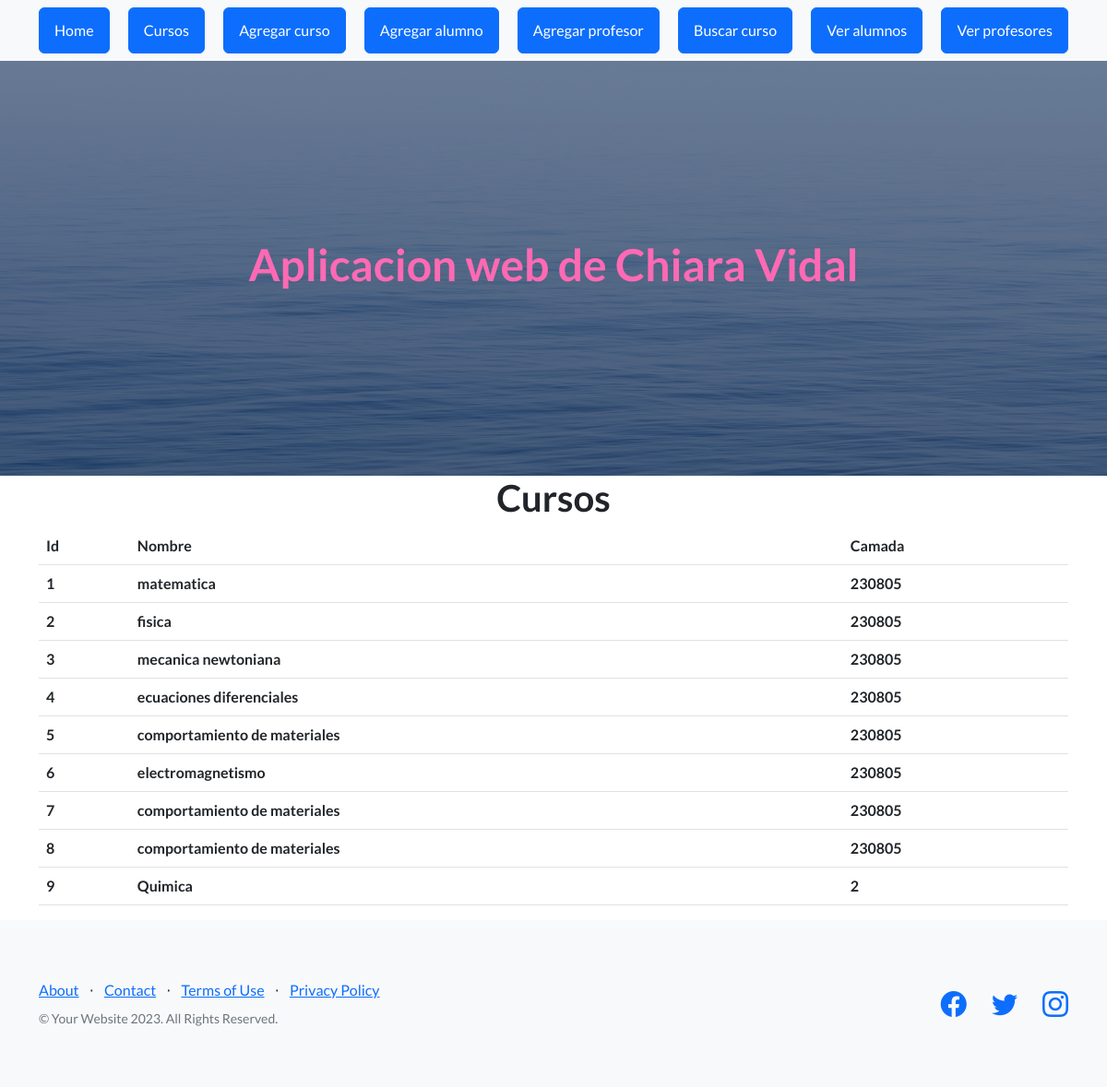
Page /AppChiara/ver_cursos on the committed database.
### AppChiara/models.py (models this page shows)
class Curso(models.Model):
    nombre = models.CharField(max_length=40)
    camada = models.IntegerField()

### AppChiara/views.py (the view)
# urls.py: path("ver_cursos", views.ver_cursos , name="Cursos"),
def ver_cursos(request):
    cursos = Curso.objects.all()
    dicc = {"cursos": cursos}
    plantilla = loader.get_template("cursos.html")
    documento = plantilla.render(dicc)
    return HttpResponse(documento)

### AppChiara/template/cursos.html
{% extends 'padre.html' %}
{% load static %}
{% block contenido %}
<main class="container">
    <h1 class="text-xl-center title"> Cursos </h1>
    <table class="table">
        <thead>
            <tr>
                <th>Id</th>
                <th>Nombre</th>
                <th>Camada</th>
            </tr>
        </thead>
        <tbody>
            {% for n in cursos %}
            <tr>
                <th scope="row">{{n.id}}</th>
                <th>{{n.nombre}}</th>
                <th>{{n.camada}}</th>
            </tr>
            {% endfor %}
        </tbody>
    </table>
</main>
{% endblock %}

### AppChiara/template/padre.html (shortened to what this page needs)
<!DOCTYPE html>
<html lang="en">
    <head>
        {% load static %}
        <link href="https://cdn.jsdelivr.net/npm/bootstrap-icons@1.5.0/font/bootstrap-icons.css" rel="stylesheet" type="text/css" />
        <link href="{% static 'AppChiara/css/styles.css' %}" rel="stylesheet" />
    </head>
    <body>
        <nav class="navbar navbar-light bg-light static-top">
            <div class="container">
                <a class="btn btn-primary" href="{% url 'Home' %}">Home</a>
                <a class="btn btn-primary" href="{% url 'Cursos' %}">Cursos</a>
                <a class="btn btn-primary" href="{% url 'Agregar Curso' %}">Agregar curso</a>
                <a class="btn btn-primary" href="{% url 'Agregar Alumno' %}">Agregar alumno</a>
                <a class="btn btn-primary" href="{% url 'Agregar Profesor' %}">Agregar profesor</a>
                <a class="btn btn-primary" href="{% url 'Buscar Curso' %}">Buscar curso</a>
                <a class="btn btn-primary" href="{% url 'Ver alumnos' %}">Ver alumnos</a>
                <a class="btn btn-primary" href="{% url 'Ver profesores' %}">Ver profesores</a>
            </div>
        </nav>
        <header class="masthead">
            <div class="container position-relative">
                <h1 class="text-center" style="color:hotpink">Aplicacion web de Chiara Vidal</h1>
            </div>
        </header>
   {% block contenido %}
   {% endblock %}
        <footer class="footer bg-light">
            <div class="container">
                <div class="row">
                    <div class="col-lg-6 h-100 text-center text-lg-start my-auto">
                        <ul class="list-inline mb-2">
                            <li class="list-inline-item"><a href="#!">About</a></li>
                            <li class="list-inline-item">⋅</li>
                            <li class="list-inline-item"><a href="#!">Contact</a></li>
                            <li class="list-inline-item">⋅</li>
                            <li class="list-inline-item"><a href="#!">Terms of Use</a></li>
                            <li class="list-inline-item">⋅</li>
                            <li class="list-inline-item"><a href="#!">Privacy Policy</a></li>
                        </ul>
                        <p class="text-muted small mb-4 mb-lg-0">&copy; Your Website 2023. All Rights Reserved.</p>
                    </div>
                    <div class="col-lg-6 h-100 text-center text-lg-end my-auto">
                        <ul class="list-inline mb-0">
                            <li class="list-inline-item me-4">
                                <a href="#!"><i class="bi-facebook fs-3"></i></a>
                            </li>
                            <li class="list-inline-item me-4">
                                <a href="#!"><i class="bi-twitter fs-3"></i></a>
                            </li>
                            <li class="list-inline-item">
                                <a href="#!"><i class="bi-instagram fs-3"></i></a>
                            </li>
                        </ul>
                    </div>
                </div>
            </div>
        </footer>
    </body>
</html>

### rows in the picture
Curso: id "1", nombre "matematica", camada "230805"
Curso: id "2", nombre "fisica", camada "230805"
Curso: id "3", nombre "mecanica newtoniana", camada "230805"
Curso: id "4", nombre "ecuaciones diferenciales", camada "230805"
Curso: id "5", nombre "comportamiento de materiales", camada "230805"
Curso: id "6", nombre "electromagnetismo", camada "230805"
Curso: id "7", nombre "comportamiento de materiales", camada "230805"
Curso: id "8", nombre "comportamiento de materiales", camada "230805"
Curso: id "9", nombre "Quimica", camada "2"
